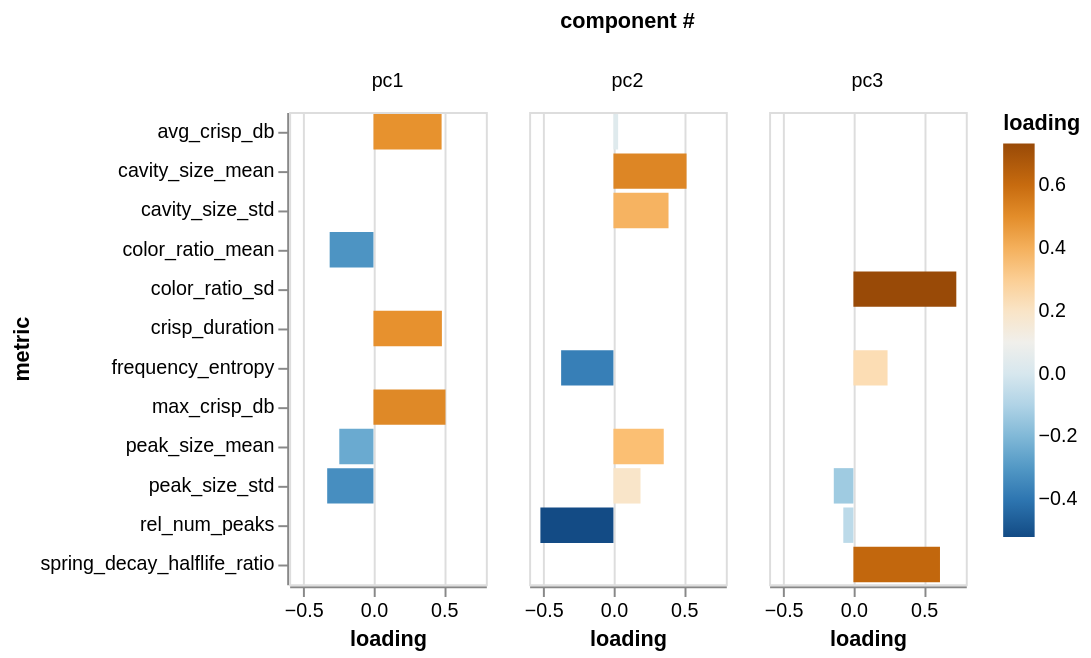

Notebook code for this chart:
### Code cell
alt.Chart(
    component_df.reset_index().melt(
        id_vars=['index'], var_name='metric', value_name='loading'
    )
).mark_bar().encode(
    x=alt.X('loading'),
    y=alt.Y('metric:N'),
    color=alt.Color("loading").scale(scheme='blueorange'),
    column=alt.Column('index', title='component #')
).properties(
    width=100
)

### Figure 1 — Vega-Lite specification as saved in the notebook (floating-point values rounded to 4 significant figures)
{"config": {"view": {"continuousWidth": 300, "continuousHeight": 300}}, "data": {"name": "data-80a1c7813066c36288da02fcdb4187db"}, "mark": {"type": "bar"}, "encoding": {"color": {"field": "loading", "scale": {"scheme": "blueorange"}, "type": "quantitative"}, "column": {"field": "index", "title": "component #", "type": "nominal"}, "x": {"field": "loading", "type": "quantitative"}, "y": {"field": "metric", "type": "nominal"}}, "width": 100, "$schema": "https://vega.github.io/schema/vega-lite/v6.4.1.json", "datasets": {"data-80a1c7813066c36288da02fcdb4187db": [{"index": "pc1", "metric": "color_ratio_mean", "loading": -0.3116}, {"index": "pc2", "metric": "color_ratio_mean", "loading": 0.0}, {"index": "pc3", "metric": "color_ratio_mean", "loading": 0.0}, {"index": "pc1", "metric": "rel_num_peaks", "loading": -0.0}, {"index": "pc2", "metric": "rel_num_peaks", "loading": -0.5197}, {"index": "pc3", "metric": "rel_num_peaks", "loading": -0.07184}, {"index": "pc1", "metric": "peak_size_mean", "loading": -0.2431}, {"index": "pc2", "metric": "peak_size_mean", "loading": 0.3582}, {"index": "pc3", "metric": "peak_size_mean", "loading": 0.0}, {"index": "pc1", "metric": "peak_size_std", "loading": -0.3292}, {"index": "pc2", "metric": "peak_size_std", "loading": 0.1928}, {"index": "pc3", "metric": "peak_size_std", "loading": -0.1396}, {"index": "pc1", "metric": "cavity_size_mean", "loading": -0.0}, {"index": "pc2", "metric": "cavity_size_mean", "loading": 0.5206}, {"index": "pc3", "metric": "cavity_size_mean", "loading": 0.0}, {"index": "pc1", "metric": "cavity_size_std", "loading": -0.0}, {"index": "pc2", "metric": "cavity_size_std", "loading": 0.3921}, {"index": "pc3", "metric": "cavity_size_std", "loading": 0.0}, {"index": "pc1", "metric": "frequency_entropy", "loading": -0.0}, {"index": "pc2", "metric": "frequency_entropy", "loading": -0.3722}, {"index": "pc3", "metric": "frequency_entropy", "loading": 0.2431}, {"index": "pc1", "metric": "avg_crisp_db", "loading": 0.4851}, {"index": "pc2", "metric": "avg_crisp_db", "loading": 0.03363}, {"index": "pc3", "metric": "avg_crisp_db", "loading": 0.0}, {"index": "pc1", "metric": "max_crisp_db", "loading": 0.5126}, {"index": "pc2", "metric": "max_crisp_db", "loading": 0.0}, {"index": "pc3", "metric": "max_crisp_db", "loading": 0.0}, {"index": "pc1", "metric": "crisp_duration", "loading": 0.4872}, {"index": "pc2", "metric": "crisp_duration", "loading": 0.0}, {"index": "pc3", "metric": "crisp_duration", "loading": 0.0}, {"index": "pc1", "metric": "color_ratio_sd", "loading": -0.0}, {"index": "pc2", "metric": "color_ratio_sd", "loading": 0.0}, {"index": "pc3", "metric": "color_ratio_sd", "loading": 0.7325}, {"index": "pc1", "metric": "spring_decay_halflife_ratio", "loading": -0.0}, {"index": "pc2", "metric": "spring_decay_halflife_ratio", "loading": 0.0}, {"index": "pc3", "metric": "spring_decay_halflife_ratio", "loading": 0.6162}]}}
